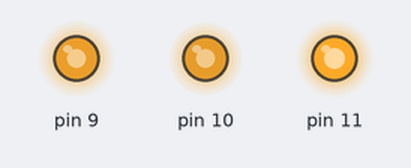
A sketch run on a simulated Arduino Uno, built with avr-gcc and run on an emulated ATmega328P. Parts: output pins drawn as LEDs (lit = HIGH). Random numbers use the default seed unless the sketch sets one.

Above: at 0.15 s.
At 4.95 s:
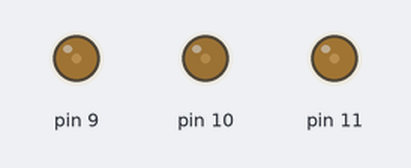
At 10.06 s:
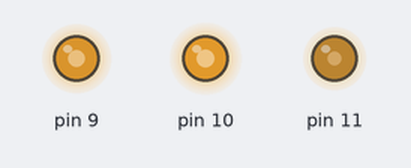
At 19.97 s:
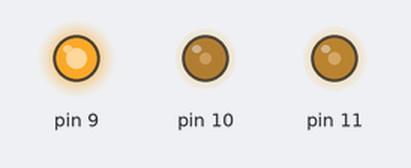
At 29.88 s:
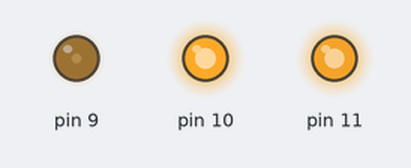
At 39.79 s:
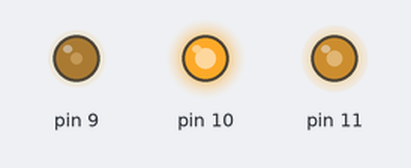
Timing chart, 0 to 40.0 s (numbered marks = the images above):
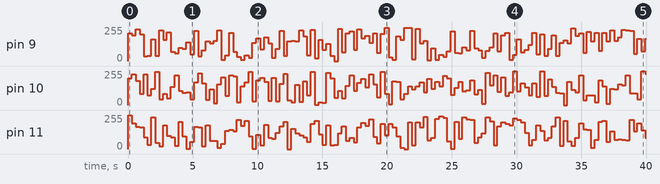

Measured:
- by itself, pin 9: 0/255 → 209/255 at 0.00 s, → 193/255 0.30 s later, → 240/255 0.30 s later, → 202/255 0.30 s later, … (134 changes in this stretch)
- by itself, pin 10: 0/255 → 199/255 at 0.00 s, → 231/255 0.30 s later, → 182/255 0.30 s later, → 83/255 0.30 s later, … (134 changes in this stretch)
- by itself, pin 11: 0/255 → 254/255 at 0.00 s, → 195/255 0.30 s later, → 167/255 0.30 s later, → 165/255 0.30 s later, … (134 changes in this stretch)

The sketch:

A005_RGB.ino
```cpp
/*
pilotaggio LED RGB
*/

void setup() {
  randomSeed(analogRead(A0));
}

void loop() {
  //genero tre numeri casuali
  int r = random(255);
  int g = random(255);
  int b = random(255);
  //imposto i segnali PWM sui pin
  analogWrite(9, r);
  analogWrite(10, g);
  analogWrite(11, b);
  //una pausa per rendere visibile il colore
  delay(300);
}
```
